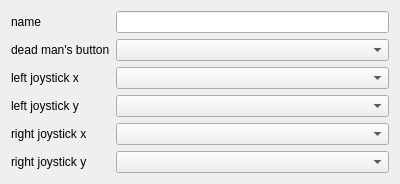
<?xml version="1.0" encoding="UTF-8"?>
<ui version="4.0">
 <class>EditGamepadArea</class>
 <widget class="QWidget" name="EditGamepadArea">
  <property name="geometry">
   <rect>
    <x>0</x>
    <y>0</y>
    <width>400</width>
    <height>178</height>
   </rect>
  </property>
  <property name="windowTitle">
   <string>Form</string>
  </property>
  <layout class="QFormLayout" name="formLayout">
   <item row="1" column="0">
    <widget class="QLabel" name="deadManSButtonLabel">
     <property name="text">
      <string>dead man's button</string>
     </property>
    </widget>
   </item>
   <item row="1" column="1">
    <widget class="QComboBox" name="deadMansButton"/>
   </item>
   <item row="2" column="0">
    <widget class="QLabel" name="leftJoystickXLabel">
     <property name="text">
      <string>left joystick x</string>
     </property>
    </widget>
   </item>
   <item row="2" column="1">
    <widget class="QComboBox" name="leftJoystickX"/>
   </item>
   <item row="3" column="0">
    <widget class="QLabel" name="leftJoystickYLabel">
     <property name="text">
      <string>left joystick y</string>
     </property>
    </widget>
   </item>
   <item row="3" column="1">
    <widget class="QComboBox" name="leftJoystickY"/>
   </item>
   <item row="4" column="0">
    <widget class="QLabel" name="rightJoystickXLabel">
     <property name="text">
      <string>right joystick x</string>
     </property>
    </widget>
   </item>
   <item row="4" column="1">
    <widget class="QComboBox" name="rightJoystickX"/>
   </item>
   <item row="5" column="0">
    <widget class="QLabel" name="rightJoystickYLabel">
     <property name="text">
      <string>right joystick y</string>
     </property>
    </widget>
   </item>
   <item row="5" column="1">
    <widget class="QComboBox" name="rightJoystickY"/>
   </item>
   <item row="0" column="0">
    <widget class="QLabel" name="nameLabel">
     <property name="text">
      <string>name</string>
     </property>
    </widget>
   </item>
   <item row="0" column="1">
    <widget class="QLineEdit" name="name"/>
   </item>
  </layout>
 </widget>
 <resources/>
 <connections/>
</ui>
